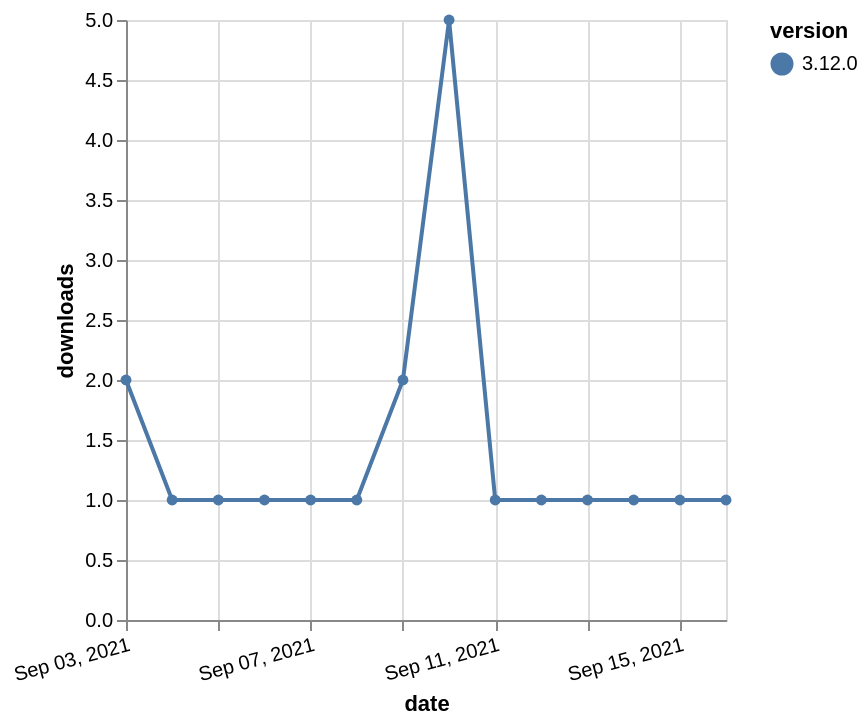

Write a Vega-Lite specification for this figure.
### Vega-Lite specification from a JSON file in a GitHub repository (floating-point values rounded to 4 significant figures)
{"$schema": "https://vega.github.io/schema/vega-lite/v5.json", "description": "A simple bar chart with embedded data.", "data": {"values": [{"date": "2021-09-03", "total": 538, "delta": 2, "version": "3.12.0"}, {"date": "2021-09-04", "total": 539, "delta": 1, "version": "3.12.0"}, {"date": "2021-09-05", "total": 540, "delta": 1, "version": "3.12.0"}, {"date": "2021-09-06", "total": 541, "delta": 1, "version": "3.12.0"}, {"date": "2021-09-07", "total": 542, "delta": 1, "version": "3.12.0"}, {"date": "2021-09-08", "total": 543, "delta": 1, "version": "3.12.0"}, {"date": "2021-09-09", "total": 545, "delta": 2, "version": "3.12.0"}, {"date": "2021-09-10", "total": 550, "delta": 5, "version": "3.12.0"}, {"date": "2021-09-11", "total": 551, "delta": 1, "version": "3.12.0"}, {"date": "2021-09-12", "total": 552, "delta": 1, "version": "3.12.0"}, {"date": "2021-09-13", "total": 553, "delta": 1, "version": "3.12.0"}, {"date": "2021-09-14", "total": 554, "delta": 1, "version": "3.12.0"}, {"date": "2021-09-15", "total": 555, "delta": 1, "version": "3.12.0"}, {"date": "2021-09-16", "total": 556, "delta": 1, "version": "3.12.0"}]}, "width": "container", "mark": {"type": "line", "point": {"filled": true}}, "encoding": {"x": {"field": "date", "type": "temporal", "timeUnit": "yearmonthdate", "title": "date", "axis": {"labelAngle": -15}}, "y": {"field": "delta", "type": "quantitative", "title": "downloads"}, "color": {"field": "version", "type": "nominal"}, "tooltip": {"field": "delta"}}}
